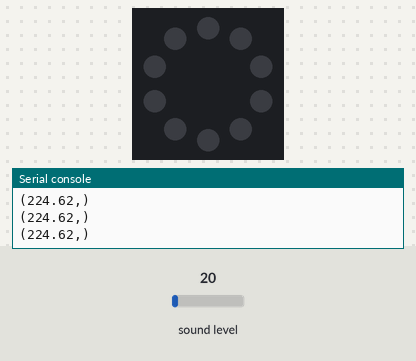
Bench run of a program on a simulated Circuit Playground running CircuitPython. On the bench: the board's ring of 10 RGB LEDs (number 0 left of the top, counting anticlockwise), the last lines printed to the serial console. Inputs (shaded band) come from the test bench; at power-on: sound level 20.

Above: at 1.2 s.
1.3 s: sound level set to 64
At 2.6 s:
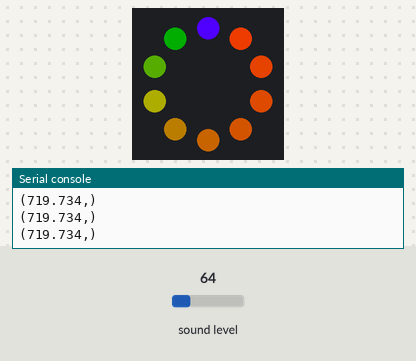
4.3 s: sound level set to 5
At 5.5 s:
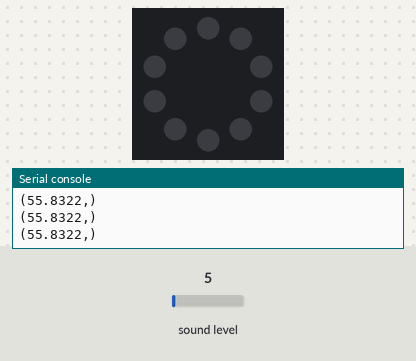
5.8 s: sound level set to 128
At 7.3 s:
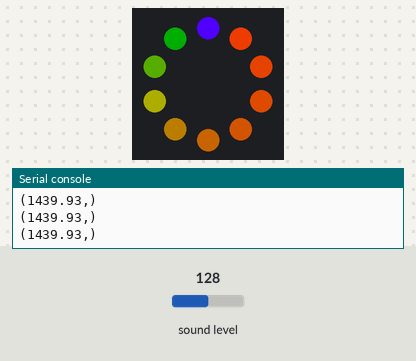
Timing chart, 0 to 8.8 s (numbered marks = the images above; inputs shaded):
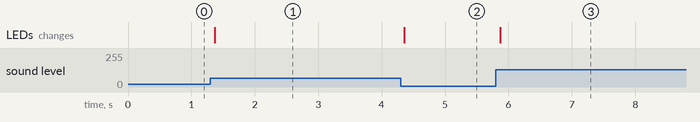

Measured:
- after the input at 1.3 s, the LEDs: change after 0.07 s (image 1)
- after the input at 4.3 s, the LEDs: change after 0.06 s (image 2)
- after the input at 5.8 s, the LEDs: change after 0.07 s (image 3)

The program:

cpx_sound_meter.py
```python
"""This example uses the sound sensor, located next to the picture of the ear on your board, to
light up the NeoPixels as a sound meter. Try talking to your CPX or clapping, etc, to see the
NeoPixels light up!"""
import array
import math
import audiobusio
import board
from adafruit_circuitplayground.express import cpx


def constrain(value, floor, ceiling):
    return max(floor, min(value, ceiling))


def log_scale(input_value, input_min, input_max, output_min, output_max):
    normalized_input_value = (input_value - input_min) / (input_max - input_min)
    return output_min + math.pow(normalized_input_value, 0.630957) * (output_max - output_min)


def normalized_rms(values):
    minbuf = int(sum(values) / len(values))
    return math.sqrt(sum(float(sample - minbuf) *
                         (sample - minbuf) for sample in values) / len(values))


mic = audiobusio.PDMIn(board.MICROPHONE_CLOCK, board.MICROPHONE_DATA,
                       sample_rate=16000, bit_depth=16)

samples = array.array('H', [0] * 160)
mic.record(samples, len(samples))
input_floor = normalized_rms(samples) + 10

# Lower number means more sensitive - more LEDs will light up with less sound.
sensitivity = 500
input_ceiling = input_floor + sensitivity

peak = 0
while True:
    mic.record(samples, len(samples))
    magnitude = normalized_rms(samples)
    print((magnitude,))

    c = log_scale(constrain(magnitude, input_floor, input_ceiling),
                  input_floor, input_ceiling, 0, 10)

    cpx.pixels.fill((0, 0, 0))
    for i in range(10):
        if i < c:
            cpx.pixels[i] = (i * (255 // 10), 50, 0)
        if c >= peak:
            peak = min(c, 10 - 1)
        elif peak > 0:
            peak = peak - 1
        if peak > 0:
            cpx.pixels[int(peak)] = (80, 0, 255)
    cpx.pixels.show()
```
